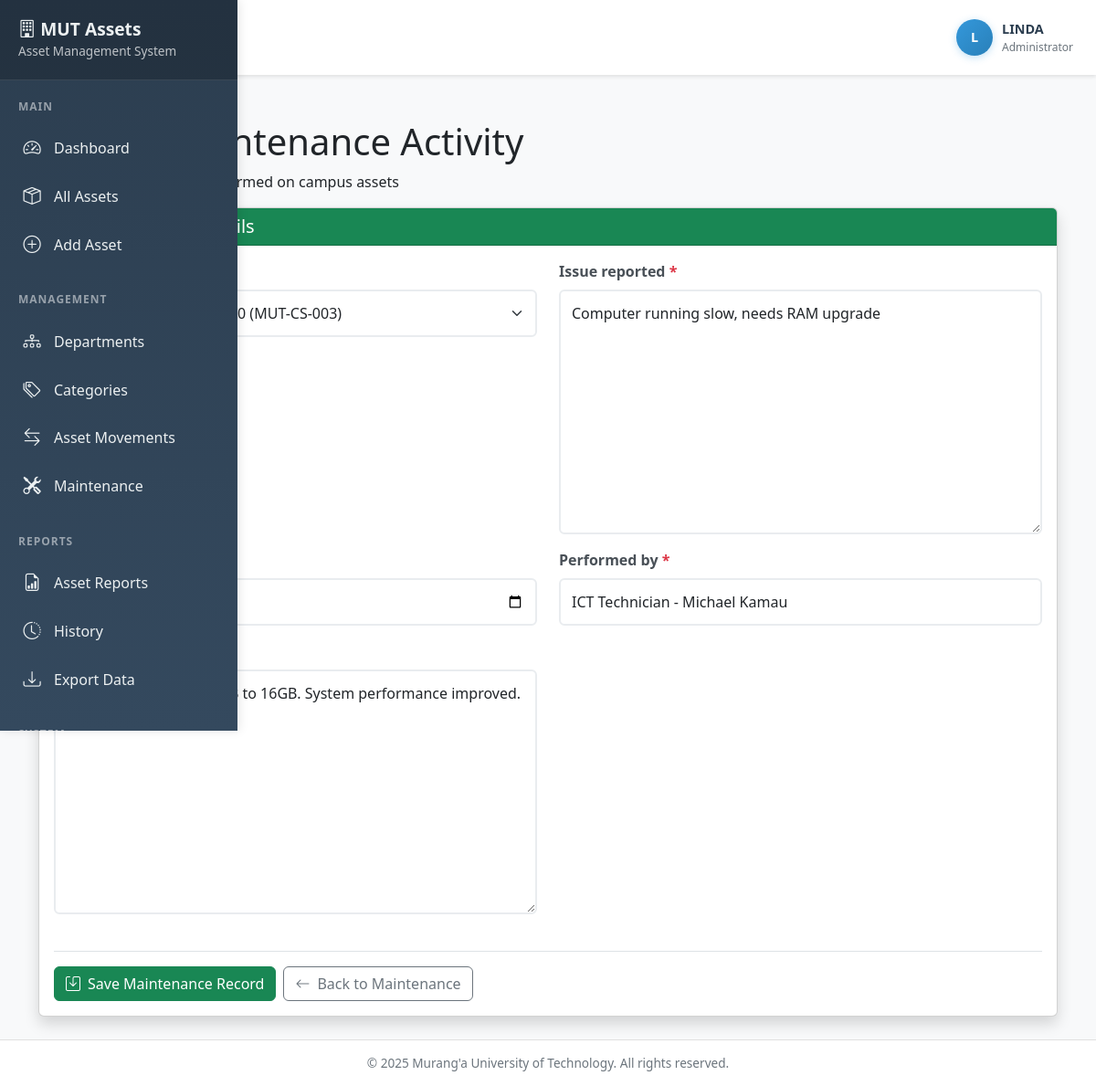
Page /maintenance/5/edit/ (signed in) on the committed database.
### assets/models.py (models this page shows, shortened)
class MaintenanceRecord(models.Model):
    asset = models.ForeignKey(Asset, on_delete=models.CASCADE)
    issue_reported = models.TextField()
    maintenance_date = models.DateField()
    performed_by = models.CharField(max_length=100)
    remarks = models.TextField(blank=True)
    class Meta:
        ordering = ['-maintenance_date']

### assets/views.py (the view)
# urls.py: path('maintenance/<int:id>/edit/', views.edit_maintenance, name='edit_maintenance'),
@login_required
def edit_maintenance(request, id):
    record = get_object_or_404(MaintenanceRecord, id=id)
    if request.method == 'POST':
        form = MaintenanceForm(request.POST, instance=record)
        if form.is_valid():
            form.save()
            messages.success(request, "Maintenance record updated successfully.")
            return redirect('maintenance_list')
    else:
        form = MaintenanceForm(instance=record)
    return render(request, 'assets/maintenance_form.html', {
        'form': form,
        'title': 'Edit Maintenance Record'
    })

### assets/forms.py
class MaintenanceForm(forms.ModelForm):
    class Meta:
        model = MaintenanceRecord
        fields = ['asset', 'issue_reported', 'maintenance_date', 'performed_by', 'remarks']
        widgets = {
            'maintenance_date': forms.DateInput(attrs={'type': 'date'}),
        }

### assets/models.py (called while the page is built)
    def __str__(self):
        return f"{self.name} ({self.serial_number})"

### templates/assets/maintenance_form.html (shortened to what this page needs)
{% extends 'base.html' %}
{% load static %}
{% block content %}
<div class="container mt-4">
  <div class="page-header">
    <h1 class="page-title">Record Maintenance Activity</h1>
    <p class="page-subtitle">Log maintenance work performed on campus assets</p>
  </div>
  <div class="card shadow">
    <div class="card-header bg-success text-white">
      <h5 class="card-title mb-0">
        <i class="bi bi-tools me-2"></i>Maintenance Details
      </h5>
    </div>
    <div class="card-body">
      <form method="post" class="needs-validation" novalidate>
        <div class="row">
          {% for field in form %}
          <div class="col-md-6 mb-3">
            <label for="{{ field.id_for_label }}" class="form-label fw-semibold">
              {{ field.label }}
              {% if field.field.required %}<span class="text-danger">*</span>{% endif %}
            </label>
            {{ field }}
          </div>
          {% endfor %}
        </div>
        <div class="mt-4 pt-3 border-top">
          <div class="d-flex gap-2">
            <button type="submit" class="btn btn-success">
              <i class="bi bi-save me-2"></i>Save Maintenance Record
            </button>
            <a href="{% url 'maintenance_list' %}" class="btn btn-outline-secondary">
              <i class="bi bi-arrow-left me-2"></i>Back to Maintenance
            </a>
          </div>
        </div>
      </form>
    </div>
  </div>
</div>
{% endblock %}

### templates/base.html (shortened to what this page needs)
{% load static %}
<!DOCTYPE html>
<html lang="en">
<head>
    <link href="https://cdn.jsdelivr.net/npm/bootstrap@5.3.0/dist/css/bootstrap.min.css" rel="stylesheet">
    <link rel="stylesheet" href="https://cdn.jsdelivr.net/npm/bootstrap-icons@1.11.0/font/bootstrap-icons.css">
</head>
<body>
    <div class="sidebar" id="sidebar">
        <div class="sidebar-header">
            <h3><i class="bi bi-building"></i> MUT Assets</h3>
            <small>Asset Management System</small>
        </div>
        <div class="sidebar-menu">
            <div class="menu-section">
                <div class="menu-section-title">Main</div>
                <a href="{% url 'dashboard' %}" class="{% if request.resolver_match.url_name == 'dashboard' %}active{% endif %}">
                    <i class="bi bi-speedometer2"></i>
                    <span>Dashboard</span>
                </a>
                <a href="#" class="{% if request.resolver_match.url_name == 'asset_list' %}active{% endif %}">
                    <i class="bi bi-box-seam"></i>
                    <span>All Assets</span>
                </a>
                <a href="#" class="{% if request.resolver_match.url_name == 'asset_create' %}active{% endif %}">
                    <i class="bi bi-plus-circle"></i>
                    <span>Add Asset</span>
                </a>
            </div>
            <div class="menu-section">
                <div class="menu-section-title">Management</div>
                <a href="#" class="{% if request.resolver_match.url_name == 'department_list' %}active{% endif %}">
                    <i class="bi bi-diagram-3"></i>
                    <span>Departments</span>
                </a>
                <a href="#" class="{% if request.resolver_match.url_name == 'category_list' %}active{% endif %}">
                    <i class="bi bi-tags"></i>
                    <span>Categories</span>
                </a>
                <a href="#" class="{% if request.resolver_match.url_name == 'movement_list' %}active{% endif %}">
                    <i class="bi bi-arrow-left-right"></i>
                    <span>Asset Movements</span>
                </a>
                <a href="#" class="{% if request.resolver_match.url_name == 'maintenance_list' %}active{% endif %}">
                    <i class="bi bi-tools"></i>
                    <span>Maintenance</span>
                </a>
            </div>
            <div class="menu-section">
                <div class="menu-section-title">Reports</div>
                <a href="#" class="{% if request.resolver_match.url_name == 'reports' %}active{% endif %}">
                    <i class="bi bi-file-earmark-bar-graph"></i>
                    <span>Asset Reports</span>
                </a>
                <a href="#" class="{% if request.resolver_match.url_name == 'history' %}active{% endif %}">
                    <i class="bi bi-clock-history"></i>
                    <span>History</span>
                </a>
                <a href="#" class="{% if request.resolver_match.url_name == 'export' %}active{% endif %}">
                    <i class="bi bi-download"></i>
                    <span>Export Data</span>
                </a>
            </div>
            <div class="menu-section">
                <div class="menu-section-title">System</div>
            </div>
        </div>
    </div>
    <div class="main-content" id="mainContent">
        <div class="top-navbar">
            <div class="navbar-left">
                <button class="menu-toggle" id="menuToggle" aria-label="Toggle Navigation Menu">
                    <i class="bi bi-list"></i>
                </button>
                <span class="navbar-title">{% block page_title %}Dashboard{% endblock %}</span>
            </div>
            <div class="navbar-right">
                <div class="user-info">
                    <div class="user-avatar" title="{{ user.get_full_name|default:user.username }}">
                        {% if user.first_name and user.last_name %}
                            {{ user.first_name|first|upper }}{{ user.last_name|first|upper }}
                        {% else %}
                            {{ user.username|first|upper }}
                        {% endif %}
                    </div>
                    <div class="user-details">
                        <span class="user-name">{{ user.get_full_name|default:user.username }}</span>
                        <span class="user-role">
                            {% if user.is_superuser %}
                                Administrator
                            {% else %}
                                Staff Member
                            {% endif %}
                        </span>
                    </div>
                </div>
            </div>
        </div>
        <div class="content-area">
            {% block content %}{% endblock %}
        </div>
        <div class="footer">
            &copy; 2025 Murang'a University of Technology. All rights reserved.
        </div>
    </div>
</body>
</html>

### templates/base.html (style rules this page uses)
:root { --sidebar-width: 260px; --primary-color: #2c3e50; --secondary-color: #34495e; --accent-color: #3498db; --hover-color: #2980b9; --text-light: #ecf0f1; --border-color: #e0e0e0; --success-color: #27ae60; --warning-color: #f39c12; --danger-color: #e74c3c; }
* { margin: 0; padding: 0; box-sizing: border-box; }
body { font-family: 'Segoe UI', Tahoma, Geneva, Verdana, sans-serif; background-color: #f8f9fa; overflow-x: hidden; }
.sidebar { position: fixed; top: 0; left: -var(--sidebar-width); width: var(--sidebar-width); height: 100vh; background: linear-gradient(180deg, var(--primary-color) 0%, var(--secondary-color) 100%); transition: left 0.3s ease-in-out; z-index: 1000; box-shadow: 2px 0 10px rgba(0,0,0,0.1); overflow-y: auto; }
.sidebar-header { padding: 20px; background: rgba(0,0,0,0.2); border-bottom: 1px solid rgba(255,255,255,0.1); }
.sidebar-header h3 { color: var(--text-light); font-size: 1.2rem; margin: 0; font-weight: 600; }
.sidebar-header small { color: rgba(255,255,255,0.7); font-size: 0.85rem; }
.sidebar-menu { padding: 20px 0; }
.menu-section { margin-bottom: 25px; }
.menu-section-title { color: rgba(255,255,255,0.5); font-size: 0.75rem; text-transform: uppercase; letter-spacing: 1px; padding: 0 20px; margin-bottom: 10px; font-weight: 600; }
.sidebar-menu a { display: flex; align-items: center; padding: 12px 20px; color: var(--text-light); text-decoration: none; transition: all 0.3s ease; border-left: 3px solid transparent; }
.sidebar-menu a i { font-size: 1.2rem; margin-right: 12px; width: 24px; text-align: center; }
.main-content { margin-left: 0; transition: margin-left 0.3s ease-in-out; min-height: 100vh; display: flex; flex-direction: column; }
.top-navbar { background: white; box-shadow: 0 2px 4px rgba(0,0,0,0.1); padding: 15px 25px; display: flex; justify-content: space-between; align-items: center; position: sticky; top: 0; z-index: 999; }
.navbar-left { display: flex; align-items: center; gap: 15px; }
.menu-toggle { background: none; border: none; font-size: 1.5rem; color: var(--primary-color); cursor: pointer; padding: 8px 12px; border-radius: 8px; transition: all 0.3s; display: flex; align-items: center; justify-content: center; }
.navbar-title { font-size: 1.3rem; font-weight: 600; color: var(--primary-color); }
.navbar-right { display: flex; align-items: center; gap: 20px; }
.user-info { display: flex; align-items: center; gap: 10px; }
.user-avatar { width: 40px; height: 40px; border-radius: 50%; background: linear-gradient(135deg, var(--accent-color), var(--hover-color)); display: flex; align-items: center; justify-content: center; color: white; font-weight: 600; font-size: 0.9rem; box-shadow: 0 2px 8px rgba(52, 152, 219, 0.3); }
.user-details { display: flex; flex-direction: column; }
.user-name { font-weight: 600; color: var(--primary-color); font-size: 0.9rem; }
.user-role { font-size: 0.75rem; color: #6c757d; }
.content-area { padding: 25px; flex: 1; }
.footer { background: white; padding: 15px 25px; text-align: center; color: #6c757d; font-size: 0.85rem; border-top: 1px solid var(--border-color); margin-top: auto; }
a, button, .menu-toggle { -webkit-tap-highlight-color: transparent; }

### templates/assets/maintenance_form.html (style rules this page uses)
.form-control, .form-select, textarea { border: 2px solid #e9ecef; border-radius: 6px; padding: 0.75rem; transition: all 0.3s ease; }
.form-label { color: #495057; margin-bottom: 0.5rem; }
input[type="date"] { padding: 0.75rem; }
textarea { min-height: 100px; resize: vertical; }

### rows in the picture
MaintenanceRecord: form "Lenovo ThinkCentre M720 (MUT-CS-003)" "Computer running slow, needs RAM upgrade" "11/11/2025" "ICT Technician - Michael Kamau" "RAM upgraded from 8GB to 16GB. System performance improved."

### other values in the picture
{{ user.username|first|upper }} "L"
{{ user.get_full_name|default:user.username }} "LINDA"
{{ field.label }} "Issue reported" "Performed by"
